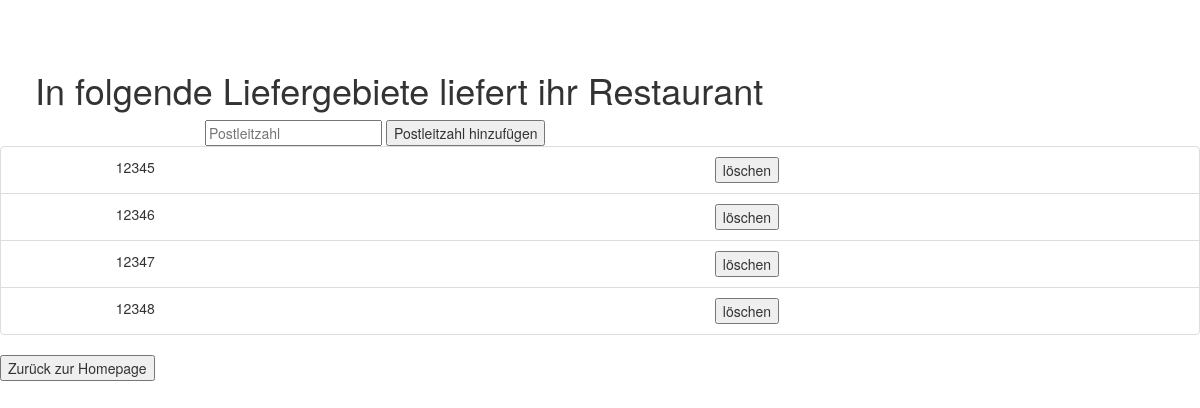
/restaurant/postcodes (signed in), run on an earlier commit of the app's database.
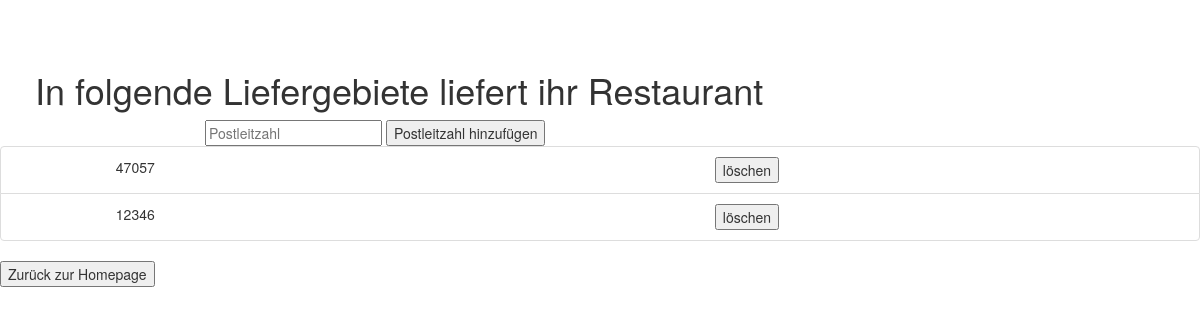
And on a later commit of the database.
### tables this page shows
CREATE TABLE 'postcodes'('id' INTEGER PRIMARY KEY AUTOINCREMENT,'restaurant_username' TEXT, postcode INTEGER, FOREIGN KEY(restaurant_username) REFERENCES restaurant(username));

### app.py (the view)
@app.route("/restaurant/postcodes", methods =['POST', 'GET'])
def restaurant_postcodes():
    if(not 'restaurant_username' in session):
        return render_template('restaurant_login.html')
    username = session['restaurant_username']
    return render_template("restaurant_postcodes.html" , postcodes= zugreifer.getPostcodesForRestaurant(username), message = None)

### zugreifer.py (called while the page is built)
def getPostcodesForRestaurant(restaurant_username):
    con = sqlite3.connect('Database.db')
    cur = con.cursor()
    result = cur.execute("SELECT * FROM postcodes WHERE restaurant_username= '" +restaurant_username + "'");
    postcodes = list()
    for x in result:
        postcodes.append(postcodeitem(x[0], x[1], x[2]))
    cur.close()
    con.close()
    print("Found "+str(len(postcodes)) +" postcode(s) for restaurant with username: "+ restaurant_username)
    return postcodes

### templates/restaurant_postcodes.html (shortened to what this page needs)
<!DOCTYPE html>
<html lang="en">
<head>
    <link rel="stylesheet" href="https://maxcdn.bootstrapcdn.com/bootstrap/3.4.1/css/bootstrap.min.css">
</head>
<body>
    <div class = "row">
        <h1 style="padding-top: 50px; padding-left: 50px;">
            In folgende Liefergebiete liefert ihr Restaurant
        </h1>
    </div>
        <div class="row">
            <form action="{{ url_for('add_Postcode') }}" method=post >
                <div class=" col-sm-2"></div>
                <div class=" col-sm-5">
                    <input type="text" name="postcode_To_Add" placeholder="Postleitzahl">
                    <button type="submit">Postleitzahl hinzufügen</button>
                </div>
            </form>
        </div>
    <ul class="list-group">
        {% for postcodeitem in postcodes %}
            <li class="list-group-item" style="list-style-type: none;">
                <div class="row">
                    <div class="col-sm-1"></div>
                    <div class="col-sm-3">
                        {{ postcodeitem.postcode }}
                    </div>
                    <div class="col-sm-3">
                    </div>
                    <div class="col-sm-3">
                        <form action="{{ url_for('delete_Postcode',postcodeId =postcodeitem.postcodeId) }}" method=post >
                            <button type="submit">löschen</button>
                          </form>
                    </div>
            </li>
        {% endfor %}
    </ul>
    <div>
        <div class="row-sm-20">
            <form action="/restaurant" method="get">
                <button type="submit">Zurück zur Homepage</button>
            </form>
        </div>
    </div>
</body>
</html>

What changed in the data, as far as the page shows it:
no longer on this page (row edited): postcodes: postcode "12347"
removed postcodes: postcode "12348"
changed postcodes (number 1 of 2 on the later page): postcode "12345" → "47057"
